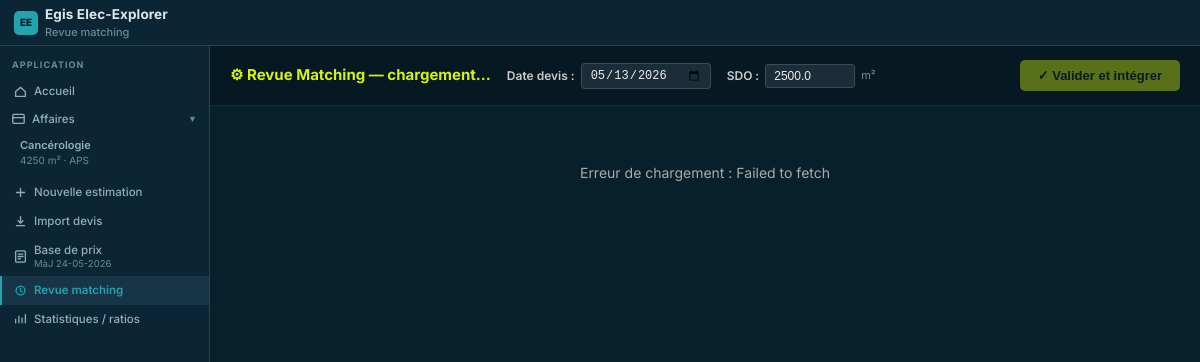
The app's page /matching/16 with its own data.
### tables this page shows
CREATE TABLE affaires (
                id                  INTEGER PRIMARY KEY AUTOINCREMENT,
                name                TEXT NOT NULL,
                client              TEXT,
                adresse             TEXT,
                date_creation       DATE DEFAULT CURRENT_DATE,
                surface_sdo         REAL NOT NULL DEFAULT 1000.0,
                category_id         INTEGER REFERENCES building_categories(id),
                coef_complexity_cfo REAL NOT NULL DEFAULT 1.0,
                coef_complexity_cfa REAL NOT NULL DEFAULT 1.0,
                coef_complexity_pv  REAL NOT NULL DEFAULT 1.0,
                coef_risque         REAL NOT NULL DEFAULT 0.0,
                taux_marge          REAL NOT NULL DEFAULT 0.0,
                statut              TEXT NOT NULL DEFAULT 'brouillon'
                    CHECK (statut IN ('brouillon', 'en_cours', 'finalise', 'archive')),
                notes               TEXT,
                created_at          DATETIME DEFAULT CURRENT_TIMESTAMP,
                updated_at          DATETIME DEFAULT CURRENT_TIMESTAMP
            , kva_cible        REAL DEFAULT 800.0, phase_etude       TEXT DEFAULT 'APD', taux_incertitude  REAL DEFAULT 0.0, taux_phase        REAL DEFAULT 3.0, total_estime_ht REAL, puissance_pv_kwc REAL DEFAULT 100.0, pv_system_type TEXT DEFAULT 'toiture', estimation_initialized_at DATETIME, ratio_global_cfo_m2 REAL, ratio_global_cfa_m2 REAL, ratio_global_pv_kwc REAL);

CREATE TABLE projects (
    id                  INTEGER PRIMARY KEY AUTOINCREMENT,

    -- Identification
    name                TEXT NOT NULL,
    source_file         TEXT NOT NULL,
    import_date         DATE DEFAULT CURRENT_DATE,
    devis_date          DATE NOT NULL,  -- date du devis source (pour calcul inflation)

    -- Classification
    category_id         INTEGER REFERENCES building_categories(id),
    surface_sdo         REAL NOT NULL   -- m² SDO — OBLIGATOIRE (bloquant à l'import)
                        CHECK (surface_sdo > 0),

    -- Coefficients projet (saisis une fois à l'import)
    coef_risque         REAL NOT NULL DEFAULT 0.0   -- % risque financier
                        CHECK (coef_risque >= 0.0),
    coef_incertitude    REAL NOT NULL DEFAULT 0.0   -- % incertitude de phase
                        CHECK (coef_incertitude >= 0.0),

    -- Inflation : utilise la config globale sauf surcharge explicite
    taux_inflation      REAL NOT NULL DEFAULT 0.03,

    -- Contrôle
    total_ht_source     REAL,           -- Total HT extrait du fichier Excel (pour vérification)
    total_ht_importe    REAL,           -- Somme calculée des lignes importées
    import_ok           INTEGER DEFAULT 0,  -- 1 si assertion somme == total_ht_source
    notes               TEXT,

    created_at          DATETIME DEFAULT CURRENT_TIMESTAMP
, coef_cfo REAL NOT NULL DEFAULT 1.0, coef_cfa REAL NOT NULL DEFAULT 1.0, coef_pv REAL NOT NULL DEFAULT 1.0, puissance_pv_kwp REAL NOT NULL DEFAULT 0.0);

### app.py (the view)
@app.route('/matching')
@app.route('/matching/<int:project_id>')
def matching_view(project_id=None):
    projects   = models.get_projects_list()
    categories = models.get_categories()
    project    = None
    if project_id:
        conn = models.get_db()
        row = conn.execute("SELECT * FROM projects WHERE id=?", (project_id,)).fetchone()
        conn.close()
        project = dict(row) if row else None
    return render_template('matching_view.html',
                           projects=projects,
                           categories=categories,
                           project=project,
                           project_id=project_id,
                           today=date.today().isoformat())

### app.py (called while the page is built)
@app.context_processor
def inject_global_nav():
    return {
        'nav_affaires': models.get_affaires(),
        'base_price_last_updated': models.get_base_price_last_updated(),
    }

### models.py (called while the page is built)
def get_db():
    conn = sqlite3.connect(DB_PATH)
    conn.row_factory = sqlite3.Row
    conn.execute("PRAGMA foreign_keys = ON")
    return conn

def get_base_price_last_updated() -> str | None:
    conn = get_db()
    try:
        row = conn.execute("""
            SELECT MAX(dt) FROM (
                SELECT MAX(last_updated) AS dt
                FROM dpgf_articles
                WHERE COALESCE(is_hidden, 0) = 0
                  AND last_updated IS NOT NULL
                UNION ALL
                SELECT MAX(date(created_at)) AS dt
                FROM ratio_overrides
                WHERE created_at IS NOT NULL
            )
        """).fetchone()
        raw = row[0] if row else None
        if not raw:
            return None
        s = str(raw)[:10]
        parts = s.split('-')
        if len(parts) == 3:
            return f"{parts[2]}-{parts[1]}-{parts[0]}"
        return s
    finally:
        conn.close()

def get_affaires() -> list:
    conn = get_db()
    try:
        rows = conn.execute("""
            SELECT a.*,
                   bc.name as category_name,
                   COALESCE(
                     a.total_estime_ht,
                     (SELECT SUM(al.total_ht) FROM affaire_lines al
                      WHERE al.affaire_id = a.id AND al.is_included = 1),
                     0
                   ) as total_ht
            FROM affaires a
            LEFT JOIN building_categories bc ON a.category_id = bc.id
            ORDER BY a.updated_at DESC
        """).fetchall()
        return [dict(r) for r in rows]
    finally:
        conn.close()

def get_categories() -> list:
    conn = get_db()
    try:
        return [dict(r) for r in conn.execute(
            "SELECT id, name FROM building_categories ORDER BY name"
        ).fetchall()]
    finally:
        conn.close()

### templates/matching_view.html (shortened to what this page needs)
{% extends 'base.html' %}
{% block page_subtitle %}Revue matching{% endblock %}
{% block body_class %} matching-page{% endblock %}
{% block content %}
<div class="mv-page">
  {% if not project_id %}
  <div class="mv-project-selector">
    <label style="color:#aaa;font-size:13px">Projet à réviser :</label>
    <select id="sel-project">
      <option value="">— Sélectionner un projet —</option>
      {% for p in projects %}
      <option value="{{ p.id }}">{{ p.name }}  ({{ p.devis_date or '?' }}  —  {{ p.surface_sdo or '?' }} m²)</option>
      {% endfor %}
    </select>
    <button class="btn-go" onclick="goProject()">Ouvrir →</button>
  </div>
  {% if not projects %}
  <div class="mv-empty">
    Aucun devis importé. <a href="{{ url_for('import_page') }}">Importer un devis →</a>
  </div>
  {% endif %}
  {% else %}
  <div class="mv-header">
    <h2 id="mv-title">⚙ Revue Matching — chargement…</h2>
    <div class="mv-meta">
      <div class="mv-meta-item">
        <label>Date devis :</label>
        <input type="date" id="inp-devis-date" value="{{ project.devis_date or today }}" required>
      </div>
      <div class="mv-meta-item">
        <label>SDO :</label>
        <input type="number" id="inp-sdo" value="{{ project.surface_sdo or 1000 }}" min="1" style="width:90px">
        <span style="font-size:11px;color:#888">m²</span>
      </div>
    </div>
    <button class="btn-validate" id="btn-validate" disabled onclick="validateProject()">
      ✓ Valider et intégrer
    </button>
  </div>
  <div class="mv-body" id="mv-body">
    <div class="mv-empty" id="mv-loading" style="color:#aaa">
    </div>
  </div>
  {% endif %}
</div>
{% endblock %}

### templates/_app_sidebar.html
{% set ep = request.endpoint or '' %}
{% set va = request.view_args or {} %}
{% set cur_affaire_id = current_affaire_id|default(va.get('affaire_id')) %}
<div class="sidebar app-sidebar">
  <div class="sb-sec">
    <div class="sb-lbl">Application</div>
    <a class="sb-nav {% if ep == 'index' %}on{% endif %}" href="{{ url_for('index') }}">
      <svg width="13" height="13" viewBox="0 0 16 16" fill="none" stroke="currentColor" stroke-width="1.6" stroke-linecap="round"><path d="M2 8l6-5 6 5v6H2V8z"/></svg>
      Accueil
    </a>
    <button type="button" class="sb-nav sb-nav-toggle {% if ep in ['index', 'affaire_estimation', 'affaire_edit', 'affaire_view', 'affaire_new'] or cur_affaire_id %}on{% endif %}"
            id="nav-affaires-toggle" aria-expanded="true" aria-controls="nav-affaires-list">
      <svg width="13" height="13" viewBox="0 0 16 16" fill="none" stroke="currentColor" stroke-width="1.6" stroke-linecap="round"><rect x="1" y="3" width="14" height="11" rx="1.5"/><path d="M1 7h14"/></svg>
      <span class="sb-nav-toggle-label">Affaires</span>
      <span class="sb-chevron" id="nav-affaires-chevron">▼</span>
    </button>
    <div class="sb-affaires-list" id="nav-affaires-list">
      {% for a in nav_affaires %}
      <a class="aff-item {% if cur_affaire_id == a.id %}on{% endif %}"
         href="{{ url_for('affaire_estimation', affaire_id=a.id) }}">
        <div class="aff-name">{{ a.name }}</div>
        <div class="aff-meta">{{ a.surface_sdo | int }} m² · {{ a.phase_etude or '—' }}</div>
      </a>
      {% else %}
      <div class="sb-empty-hint">Aucune affaire</div>
      {% endfor %}
    </div>
    <a class="sb-nav {% if ep == 'affaire_new' and not edit_mode|default(false) %}on{% endif %}"
       href="{{ url_for('affaire_new') }}">
      <svg width="13" height="13" viewBox="0 0 16 16" fill="none" stroke="currentColor" stroke-width="1.6" stroke-linecap="round"><path d="M8 3v10M3 8h10"/></svg>
      Nouvelle estimation
    </a>
    <a class="sb-nav {% if ep in ['import_page', 'import_upload', 'import_result'] %}on{% endif %}"
       href="{{ url_for('import_page') }}">
      <svg width="13" height="13" viewBox="0 0 16 16" fill="none" stroke="currentColor" stroke-width="1.6" stroke-linecap="round"><path d="M8 2v8M5 7l3 3 3-3M3 13h10"/></svg>
      Import devis
    </a>
    <a class="sb-nav {% if ep == 'bibliotheque' %}on{% endif %}"
       href="{{ url_for('bibliotheque') }}">
      <svg width="13" height="13" viewBox="0 0 16 16" fill="none" stroke="currentColor" stroke-width="1.6" stroke-linecap="round"><rect x="2" y="1" width="12" height="14" rx="1.5"/><path d="M5 5h6M5 8h6M5 11h3"/></svg>
      <span class="sb-nav-text-col">
        <span>Base de prix</span>
        {% if base_price_last_updated %}
        <span class="sb-nav-sub">MàJ {{ base_price_last_updated }}</span>
        {% endif %}
      </span>
    </a>
    <a class="sb-nav {% if ep == 'matching_view' %}on{% endif %}"
       href="{{ url_for('matching_view') }}">
      <svg width="13" height="13" viewBox="0 0 16 16" fill="none" stroke="currentColor" stroke-width="1.6" stroke-linecap="round"><circle cx="8" cy="8" r="5.5"/><path d="M8 5v3l2 2"/></svg>
      Revue matching
    </a>
    <a class="sb-nav {% if ep == 'statistiques_page' %}on{% endif %}"
       href="{{ url_for('statistiques_page') }}">
      <svg width="13" height="13" viewBox="0 0 16 16" fill="none" stroke="currentColor" stroke-width="1.6" stroke-linecap="round"><path d="M2 12V8M6 12V4M10 12V6M14 12V2"/></svg>
      Statistiques / ratios
    </a>
  </div>
</div>

### static/css/style.css (style rules this page uses)
:root { --bg: #09212C; --bg2: #0d2a38; --bg3: #132f3e; --border: #57747B; --border-light: #3d5a63; --lot: #804A3D; --subtitle: #DDC0B9; --accent: #D5F311; --accent2: #24A9B5; --red: #C53F1F; --orange: #f5a623; --green: #3fb950; --text: #e8e8e8; --text2: #a0b0b8; --text-muted: #6a8490; --accent-bg: rgba(213,243,17,.10); --accent2-bg: rgba(36,169,181,.10); --red-bg: rgba(197,63,31,.12); --orange-bg: rgba(245,166,35,.12); --green-bg: rgba(63,185,80,.12); --lot-cfo: var(--accent); --lot-cfa: var(--accent2); --lot-pv: var(--orange); --radius: 6px; --radius-lg: 10px; --shadow: 0 4px 20px rgba(0,0,0,.5); --shadow-sm: 0 2px 10px rgba(0,0,0,.35); --transition: 150ms ease; }
*, *::before, *::after { box-sizing: border-box; margin: 0; padding: 0; }
html { font-size: 14px; }
body { font-family: 'Segoe UI', system-ui, -apple-system, sans-serif; background: var(--bg); color: var(--text); line-height: 1.5; min-height: 100vh; }
a { color: var(--accent2); text-decoration: none; }
.sidebar { width: 220px; background: var(--bg2); border-right: 1px solid var(--border-light); display: flex; flex-direction: column; position: fixed; top: 0; left: 0; bottom: 0; z-index: 100; overflow-y: auto; }
body.bibl-page { --bg: #08202C; --bg2: #0C2535; --bg3: #112D3D; --bg4: #183447; --bg5: #1E3C52; --grid-line: rgba(226,232,240,.08); --grid-line-strong: rgba(226,232,240,.14); --border: rgba(72,110,130,.45); --border-sub: rgba(72,110,130,.16); --accent-b: #22A3AE; --accent-y: #C8E80F; --accent-bo: #E8991C; --green: #3DBE72; --danger: #D95555; --text: #DDE8EC; --text-sub: #93AEBA; --text-muted: #6A8A98; --num: #C5D8E0; --num-total: #DDE8EC; --num-chap: #F0F6F8; --r: 8px; --sidebar-w: 210px; --panel-w: 300px; min-height: 100vh; height: 100vh; background: var(--bg); color: var(--text); font-family: 'Inter', system-ui, sans-serif; font-size: 12.5px; overflow: hidden; -webkit-font-smoothing: antialiased; }
.bibl-page .sidebar { position: relative; top: auto; left: auto; bottom: auto; z-index: auto; width:var(--sidebar-w); flex-shrink:0; background:var(--bg2); border-right:1px solid var(--grid-line-strong); display:flex; flex-direction:column; overflow-y:auto; }
.sb-sec { padding:12px 0 4px; }
.sb-lbl { font-size:9px; font-weight:700; letter-spacing:.12em; text-transform:uppercase; color:var(--text-muted); padding:0 12px 5px; }
.sb-nav { display:flex; align-items:center; gap:7px; padding:6px 12px; cursor:pointer; font-size:11.5px; font-weight:500; color:var(--text-sub); border-left:2px solid transparent; transition:all .12s; text-decoration:none; }
.sb-nav.on { background:var(--bg4); color:var(--accent-b); border-left-color:var(--accent-b); font-weight:600; }
.aff-item { padding:6px 12px 6px 18px; cursor:pointer; border-left:2px solid transparent; transition:all .11s; text-decoration:none; display:block; }
.aff-name { font-size:11px; font-weight:600; color:var(--text-sub); line-height:1.3; }
.aff-meta { font-size:10px; color:var(--text-muted); margin-top:1px; }
body.app-explorer { font-family: 'Inter', system-ui, sans-serif; font-size: 12.5px; }
.app-sidebar .sb-nav-toggle { width: 100%; border: none; background: transparent; text-align: left; font-family: inherit; }
.app-sidebar .sb-chevron { margin-left: auto; font-size: 9px; color: var(--text-muted); }
.app-sidebar .sb-nav-text-col { display: flex; flex-direction: column; gap: 1px; line-height: 1.25; }
.app-sidebar .sb-nav-sub { font-size: 9.5px; color: var(--text-muted); font-weight: 400; }
.app-sidebar .sb-affaires-list { padding: 0 0 4px; }
body.app-explorer.matching-page .mv-page { height: 100%; min-height: 0; }

### records on screen
affaires: name "Cancérologie", surface_sdo "4250", phase_etude "APS"
projects: devis_date "05/13/2026", surface_sdo "2500.0"

### other values on screen
{{ base_price_last_updated }} "24-05-2026"
